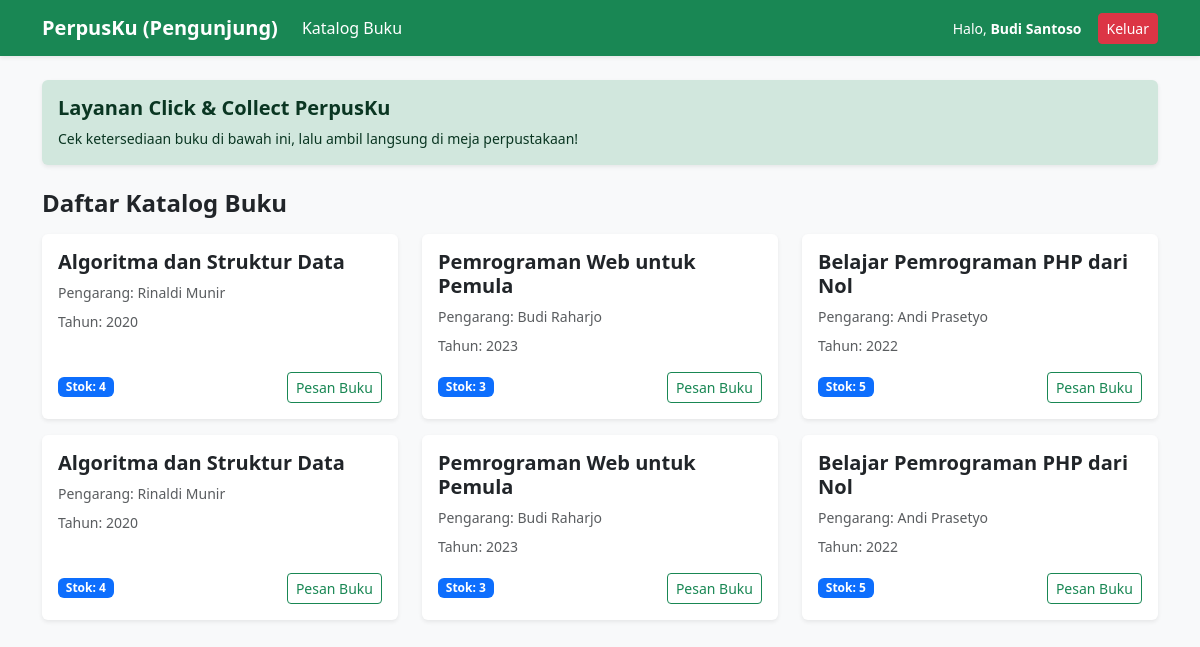
The app's page /pengunjung/beranda.php (signed in) with its own data.
### tables this page shows
CREATE TABLE `buku` (
  `id_buku` int(11) NOT NULL,
  `judul_buku` varchar(255) NOT NULL,
  `pengarang` varchar(255) NOT NULL,
  `tahun_terbit` int(11) NOT NULL,
  `stok` int(11) NOT NULL
);

### pengunjung/beranda.php (the view, shortened to what this page needs)
<?php
require_once '../koneksi.php';
$result = mysqli_query($koneksi, "SELECT * FROM buku ORDER BY id_buku DESC");
?>
<!DOCTYPE html>
<html lang="id">
<head>
    <link href="https://cdn.jsdelivr.net/npm/bootstrap@5.3.0/dist/css/bootstrap.min.css" rel="stylesheet">
</head>
<body class="bg-light">
    <nav class="navbar navbar-expand-lg navbar-dark bg-success shadow-sm">
        <div class="container">
            <a class="navbar-brand fw-bold" href="beranda.php">PerpusKu (Pengunjung)</a>
            <div class="collapse navbar-collapse">
                <ul class="navbar-nav me-auto">
                    <li class="nav-item"><a class="nav-link active" href="beranda.php">Katalog Buku</a></li>
                </ul>
                <div class="d-flex align-items-center text-white">
                    <span class="me-3 small">Halo, <strong><?= htmlspecialchars($_SESSION['nama_lengkap']); ?></strong></span>
                    <a href="../auth/logout.php" class="btn btn-danger btn-sm" onclick="return confirm('Yakin ingin keluar?')">Keluar</a>
                </div>
            </div>
        </div>
    </nav>
    <div class="container mt-4">
        <div class="alert alert-success border-0 shadow-sm mb-4">
            <h5 class="alert-heading fw-bold">Layanan Click & Collect PerpusKu</h5>
            <p class="mb-0 small">Cek ketersediaan buku di bawah ini, lalu ambil langsung di meja perpustakaan!</p>
        </div>
        <h4 class="fw-bold mb-3">Daftar Katalog Buku</h4>
        <div class="row">
            <?php if (mysqli_num_rows($result) > 0): ?>
                <?php while ($row = mysqli_fetch_assoc($result)): ?>
                    <div class="col-md-4 mb-3">
                        <div class="card border-0 shadow-sm h-100">
                            <div class="card-body d-flex flex-column">
                                <h5 class="card-title fw-bold text-dark"><?= htmlspecialchars($row['judul_buku']); ?></h5>
                                <p class="text-muted small mb-2">Pengarang: <?= htmlspecialchars($row['pengarang']); ?></p>
                                <p class="text-muted small mb-3">Tahun: <?= $row['tahun_terbit']; ?></p>
                                <div class="mt-auto d-flex justify-content-between align-items-center">
                                    <span class="badge <?= $row['stok'] > 0 ? 'bg-primary' : 'bg-danger'; ?>">
                                        Stok: <?= $row['stok']; ?>
                                    </span>
                                    <?php if ($row['stok'] > 0): ?>
                                        <button class="btn btn-outline-success btn-sm" onclick="alert('Fitur pemesanan akan segera hadir!')">Pesan Buku</button>
                                    <?php else: ?>
                                        <button class="btn btn-secondary btn-sm" disabled>Stok Habis</button>
                                    <?php endif; ?>
                                </div>
                            </div>
                        </div>
                    </div>
                <?php endwhile; ?>
            <?php else: ?>
                <div class="col-12"><div class="alert alert-warning text-center">Belum ada buku tersedia di katalog.</div></div>
            <?php endif; ?>
        </div>
    </div>
</body>
</html>

### records on screen
buku: judul_buku "Algoritma dan Struktur Data", pengarang "Rinaldi Munir", tahun_terbit "2020", stok "4", shows "Pesan Buku"
buku: judul_buku "Pemrograman Web untuk Pemula", pengarang "Budi Raharjo", tahun_terbit "2023", stok "3", shows "Pesan Buku"
buku: judul_buku "Belajar Pemrograman PHP dari Nol", pengarang "Andi Prasetyo", tahun_terbit "2022", stok "5", shows "Pesan Buku"
buku: judul_buku "Algoritma dan Struktur Data", pengarang "Rinaldi Munir", tahun_terbit "2020", stok "4", shows "Pesan Buku"
buku: judul_buku "Pemrograman Web untuk Pemula", pengarang "Budi Raharjo", tahun_terbit "2023", stok "3", shows "Pesan Buku"
buku: judul_buku "Belajar Pemrograman PHP dari Nol", pengarang "Andi Prasetyo", tahun_terbit "2022", stok "5", shows "Pesan Buku"

### other values on screen
$_SESSION['nama_lengkap'] "Budi Santoso"
